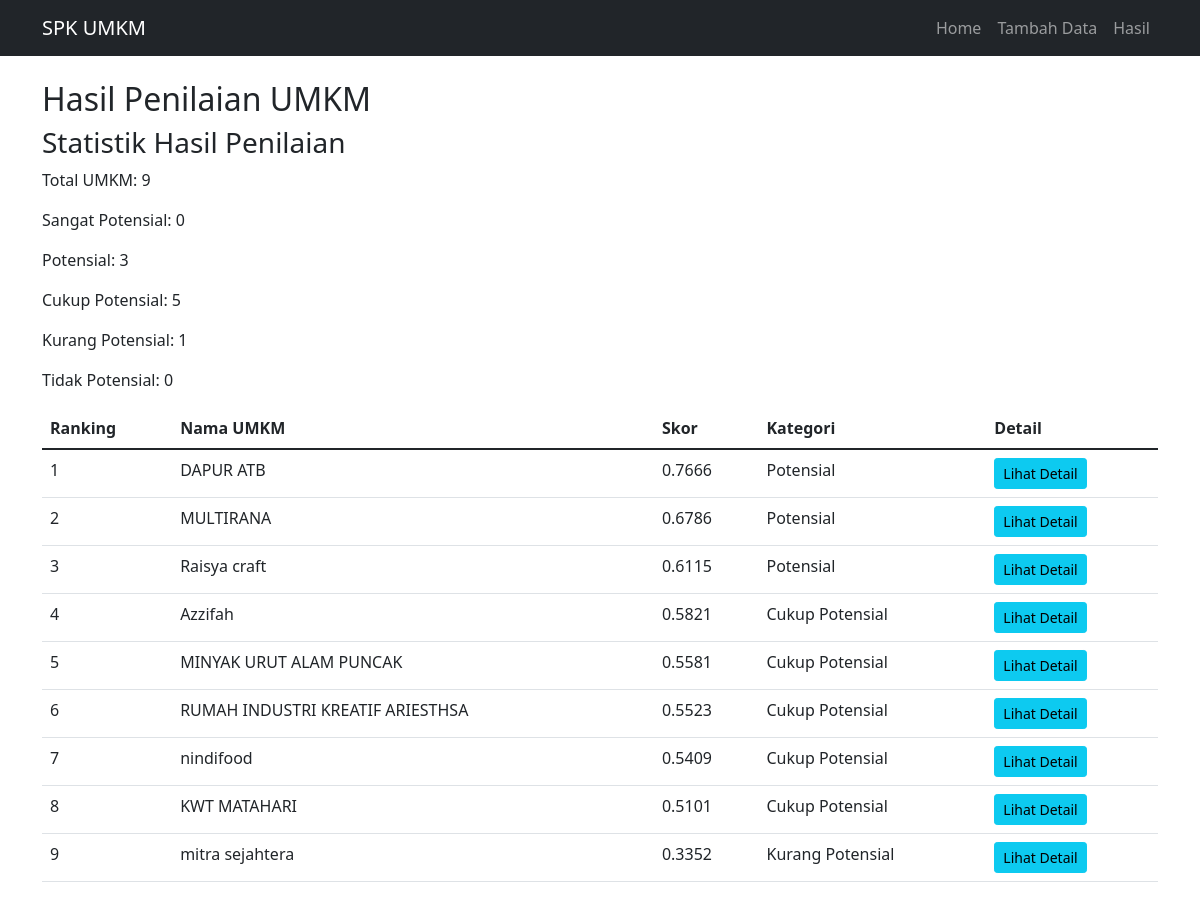
The page /result on the database its author committed.
### tables this page shows
CREATE TABLE umkm (
    id INTEGER PRIMARY KEY AUTOINCREMENT,
    nama TEXT NOT NULL,
    omzet REAL NOT NULL,
    aset REAL NOT NULL,
    jumlah_karyawan INTEGER NOT NULL,
    modal_sendiri REAL NOT NULL,
    kapasitas_produksi INTEGER NOT NULL,
    pinjaman_bank REAL NOT NULL
);

### app.py (the view)
@app.route('/result')
def result():
    conn = get_db_connection()
    umkm_list = conn.execute('SELECT * FROM umkm').fetchall()
    conn.close()
    if not umkm_list:
        return render_template('result.html', rankings=[])
    data = [dict(row) for row in umkm_list]
    for umkm in data:
        umkm.pop('id', None)
    rankings = calculate_final_ranking(data)
    stats = {
        'total_umkm': len(rankings),
        'sangat_potensial': len([r for r in rankings if r['kategori'] == "Sangat Potensial"]),
        'potensial': len([r for r in rankings if r['kategori'] == "Potensial"]),
        'cukup_potensial': len([r for r in rankings if r['kategori'] == "Cukup Potensial"]),
        'kurang_potensial': len([r for r in rankings if r['kategori'] == "Kurang Potensial"]),
        'tidak_potensial': len([r for r in rankings if r['kategori'] == "Tidak Potensial"])
    }
    return render_template('result.html', rankings=rankings, stats=stats)

### app.py (called while the page is built)
def get_db_connection():
    conn = sqlite3.connect(DATABASE)
    conn.row_factory = sqlite3.Row
    return conn

### fuzzy_logic.py (called while the page is built)
def fuzzy_membership(x, a, b, c):
   if x <= a or x >= c:
       return 0
   elif a < x <= b:
       return (x - a) / (b - a)
   else:
       return (c - x) / (c - b)

def defuzzify_result(score):
    if score >= 0.8:
        return "Sangat Potensial"
    elif score >= 0.6:
        return "Potensial"
    elif score >= 0.4:
        return "Cukup Potensial"
    elif score >= 0.2:
        return "Kurang Potensial"
    else:
        return "Tidak Potensial"

def calculate_final_ranking(data):
    scores = calculate_topsis(data)
    rankings = []
    sorted_data = list(zip(data, scores))
    sorted_data.sort(key=lambda x: x[1], reverse=True)
    for i, (umkm, score) in enumerate(sorted_data):
        rankings.append({
            'rank': i + 1,  # Ranking akan berurutan karena data sudah diurutkan
            'nama': umkm['nama'],
            'score': round(score, 4),
            'kategori': defuzzify_result(score),
            'detail_scores': {
                criteria: umkm[criteria]
                for criteria in criteria_type.keys()
            }
        })
    return rankings  # Tidak perlu sort lagi karena sudah terurut

### templates/result.html
{% extends 'base.html' %} {% block content %}
<h2>Hasil Penilaian UMKM</h2>
<div class="statistics">
  <h3>Statistik Hasil Penilaian</h3>
  <p>Total UMKM: {{ stats.total_umkm }}</p>
  <p>Sangat Potensial: {{ stats.sangat_potensial }}</p>
  <p>Potensial: {{ stats.potensial }}</p>
  <p>Cukup Potensial: {{ stats.cukup_potensial }}</p>
  <p>Kurang Potensial: {{ stats.kurang_potensial }}</p>
  <p>Tidak Potensial: {{ stats.tidak_potensial }}</p>
</div>
<table class="table">
  <thead>
    <tr>
      <th>Ranking</th>
      <th>Nama UMKM</th>
      <th>Skor</th>
      <th>Kategori</th>
      <th>Detail</th>
    </tr>
  </thead>
  <tbody>
    {% for rank in rankings %}
    <tr>
      <td>{{ rank.rank }}</td>
      <td>{{ rank.nama }}</td>
      <td>{{ rank.score }}</td>
      <td>{{ rank.kategori }}</td>
      <td>
        <a
          href="{{ url_for('detail', nama=rank.nama) }}"
          class="btn btn-info btn-sm"
          >Lihat Detail</a
        >
      </td>
    </tr>
    {% endfor %}
  </tbody>
</table>
{% endblock %}

### rows shown on the page
umkm: rank "1", nama "DAPUR ATB", score "0.7666", kategori "Potensial"
umkm: rank "2", nama "MULTIRANA", score "0.6786", kategori "Potensial"
umkm: rank "3", nama "Raisya craft", score "0.6115", kategori "Potensial"
umkm: rank "4", nama "Azzifah", score "0.5821", kategori "Cukup Potensial"
umkm: rank "5", nama "MINYAK URUT ALAM PUNCAK", score "0.5581", kategori "Cukup Potensial"
umkm: rank "6", nama "RUMAH INDUSTRI KREATIF ARIESTHSA", score "0.5523", kategori "Cukup Potensial"
umkm: rank "7", nama "nindifood", score "0.5409", kategori "Cukup Potensial"
umkm: rank "8", nama "KWT MATAHARI", score "0.5101", kategori "Cukup Potensial"
umkm: rank "9", nama "mitra sejahtera", score "0.3352", kategori "Kurang Potensial"

### other values the page prints
{{ stats.total_umkm }} "9"
{{ stats.sangat_potensial }} "0"
{{ stats.potensial }} "3"
{{ stats.cukup_potensial }} "5"
{{ stats.kurang_potensial }} "1"
{{ stats.tidak_potensial }} "0"
